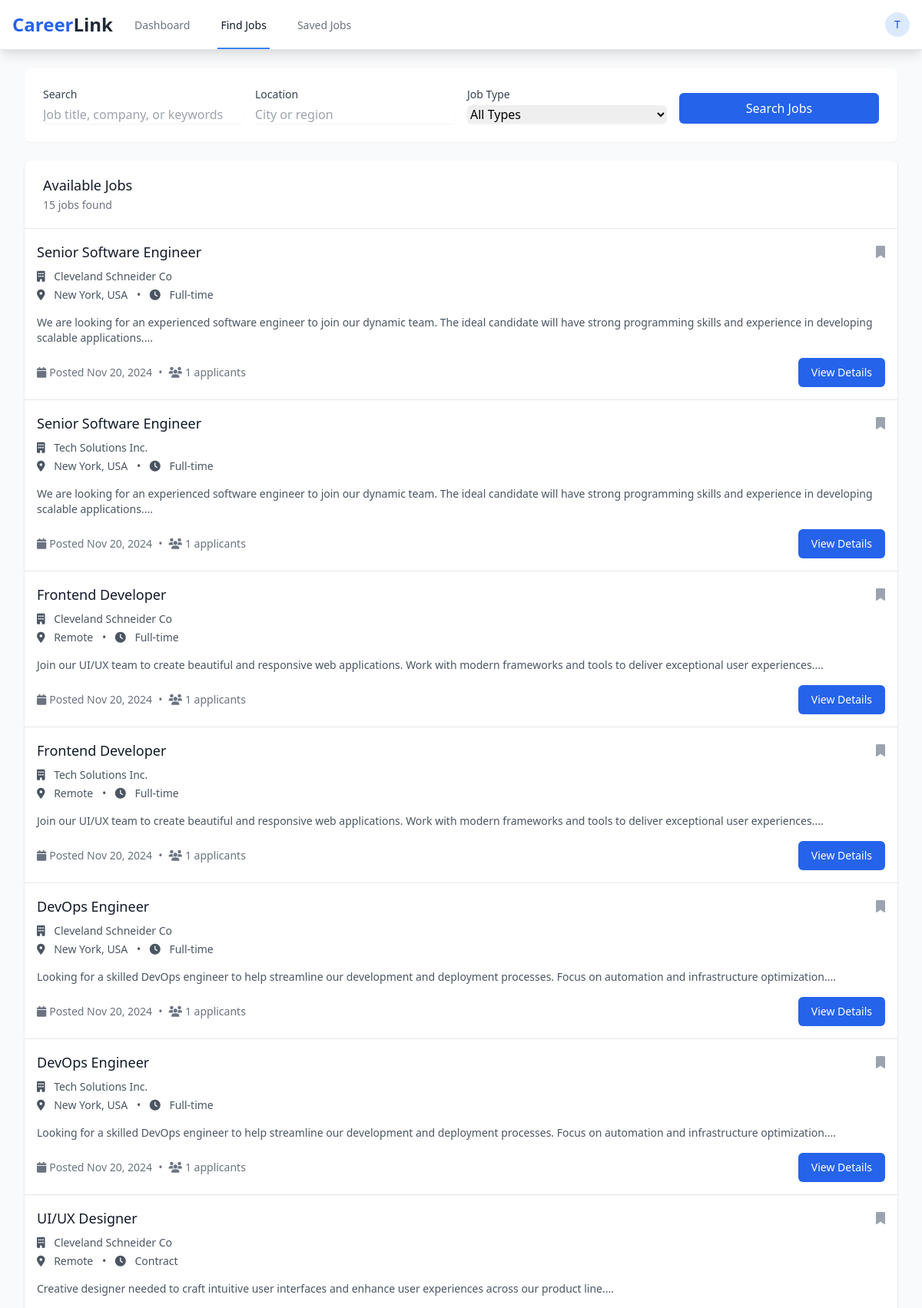
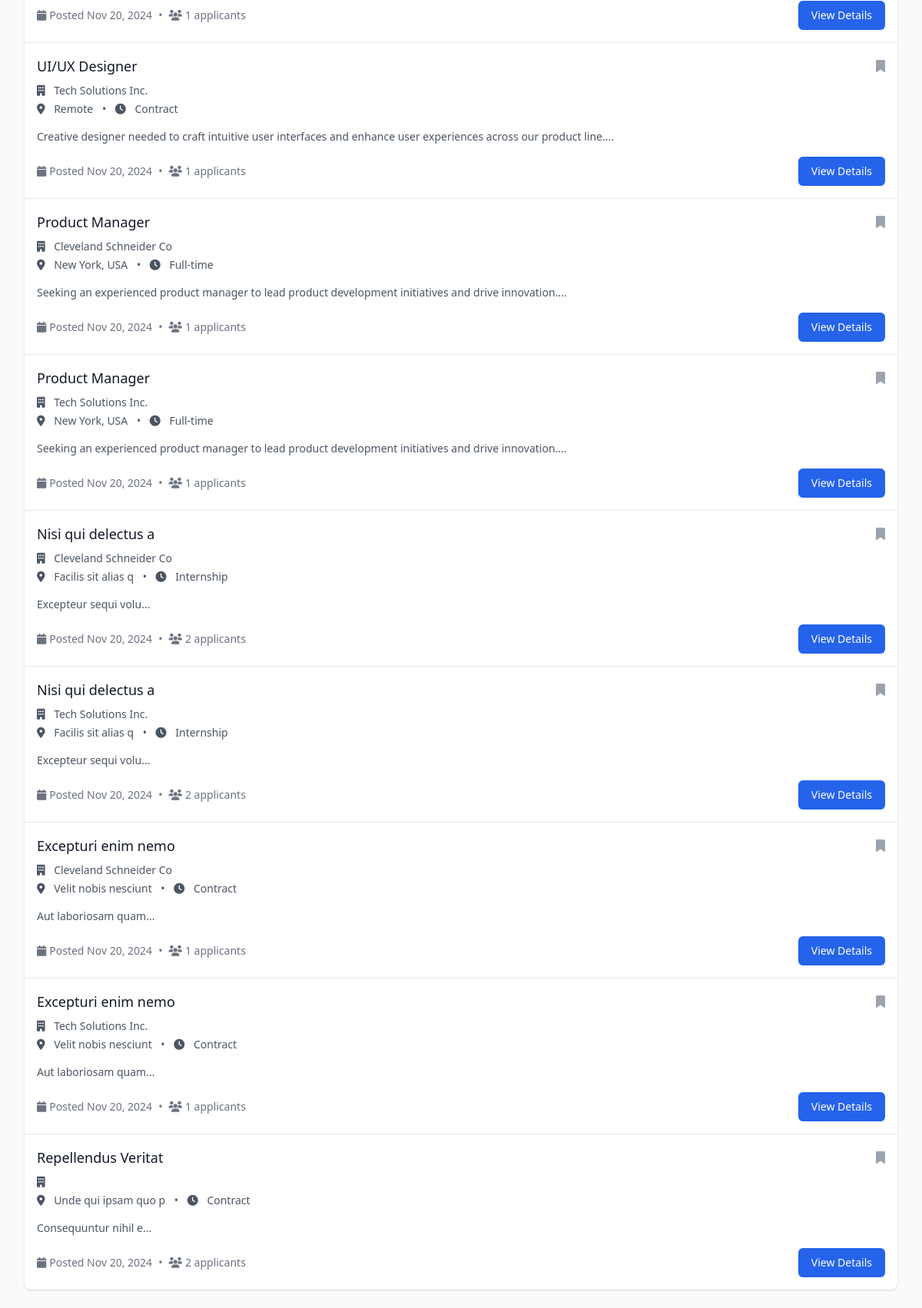
Page /search_jobs.php (signed in) on the committed database (2 pictures, top to bottom).
### tables this page shows
CREATE TABLE `jobs` (
  `id` int(11) NOT NULL,
  `employer_id` int(11) NOT NULL,
  `company_name` varchar(100) DEFAULT NULL,
  `title` varchar(255) NOT NULL,
  `description` text NOT NULL,
  `requirements` text DEFAULT NULL,
  `location` varchar(255) DEFAULT NULL,
  `job_type` enum('full-time','part-time','contract','internship') NOT NULL,
  `salary_range` varchar(100) DEFAULT NULL,
  `posted_date` timestamp NOT NULL DEFAULT current_timestamp(),
  `deadline_date` date DEFAULT NULL,
  `status` enum('active','closed','draft') DEFAULT 'active',
  `created_at` timestamp NOT NULL DEFAULT current_timestamp()
);

### search_jobs.php (the view, shortened to what this page needs)
<?php
$currentPage = "search_jobs";
require_once 'includes/header.php';
$db_host = 'localhost';
$db_user = 'root';
$db_pass = '';
$db_name = 'career_link';
$conn = mysqli_connect($db_host, $db_user, $db_pass, $db_name);
$query = "SELECT j.*,
          COALESCE(j.company_name, ep.company_name) as company_name,
          (SELECT COUNT(*) FROM job_applications WHERE job_id = j.id) as application_count,
          CASE WHEN sj.job_id IS NOT NULL THEN 1 ELSE 0 END as is_saved
          FROM jobs j
          LEFT JOIN employer_profiles ep ON j.employer_id = ep.user_id
          LEFT JOIN saved_jobs sj ON j.id = sj.job_id AND sj.jobseeker_id = ?
          WHERE j.status = 'active'
          ORDER BY j.posted_date DESC";
$stmt = mysqli_prepare($conn, $query);
mysqli_stmt_bind_param($stmt, "i", $_SESSION['user_id']);
mysqli_stmt_execute($stmt);
$jobs = mysqli_stmt_get_result($stmt);
?>
<div class="max-w-7xl mx-auto py-6 sm:px-6 lg:px-8">
    <div class="bg-white shadow-sm rounded-lg mb-6">
        <div class="px-4 py-5 sm:p-6">
            <form method="GET" class="grid grid-cols-1 gap-4 md:grid-cols-4">
                <div>
                    <label for="search" class="block text-sm font-medium text-gray-700">Search</label>
                    <input type="text" name="search" id="search"
                           class="mt-1 block w-full rounded-md border-gray-300 shadow-sm focus:border-blue-500 focus:ring-blue-500"
                           placeholder="Job title, company, or keywords">
                </div>
                <div>
                    <label for="location" class="block text-sm font-medium text-gray-700">Location</label>
                    <input type="text" name="location" id="location"
                           class="mt-1 block w-full rounded-md border-gray-300 shadow-sm focus:border-blue-500 focus:ring-blue-500"
                           placeholder="City or region">
                </div>
                <div>
                    <label for="job_type" class="block text-sm font-medium text-gray-700">Job Type</label>
                    <select name="job_type" id="job_type"
                            class="mt-1 block w-full rounded-md border-gray-300 shadow-sm focus:border-blue-500 focus:ring-blue-500">
                        <option value="">All Types</option>
                    </select>
                </div>
                <div class="flex items-end">
                    <button type="submit"
                            class="w-full bg-blue-600 text-white py-2 px-4 rounded-md hover:bg-blue-700 focus:outline-none focus:ring-2 focus:ring-blue-500 focus:ring-offset-2">
                        Search Jobs
                    </button>
                </div>
            </form>
        </div>
    </div>
    <div class="bg-white shadow overflow-hidden sm:rounded-lg">
        <div class="px-4 py-5 sm:px-6 border-b border-gray-200">
            <h3 class="text-lg leading-6 font-medium text-gray-900">
                Available Jobs
            </h3>
            <p class="mt-1 max-w-2xl text-sm text-gray-500">
                <?php echo mysqli_num_rows($jobs); ?> jobs found
            </p>
        </div>
        <div class="divide-y divide-gray-200">
            <?php while ($job = mysqli_fetch_assoc($jobs)): ?>
                <div class="p-4 hover:bg-gray-50 transition-colors duration-200">
                    <div class="flex justify-between items-start">
                        <div class="flex-1">
                            <div class="flex justify-between">
                                <h3 class="text-lg font-medium text-gray-900">
                                    <?php echo htmlspecialchars($job['title']); ?>
                                </h3>
                                <button onclick="toggleSaveJob(<?php echo $job['id']; ?>, <?php echo $job['is_saved']; ?>)"
                                        class="text-gray-400 hover:text-blue-500 save-job-btn"
                                        data-job-id="<?php echo $job['id']; ?>">
                                    <i class="fas fa-bookmark <?php echo $job['is_saved'] ? 'text-blue-500' : ''; ?>"></i>
                                </button>
                            </div>
                            <div class="mt-2">
                                <p class="text-sm text-gray-600">
                                    <i class="fas fa-building mr-2"></i>
                                    <?php echo htmlspecialchars($job['company_name']); ?>
                                </p>
                                <p class="text-sm text-gray-600 mt-1">
                                    <i class="fas fa-map-marker-alt mr-2"></i>
                                    <?php echo htmlspecialchars($job['location']); ?>
                                    <span class="mx-2">•</span>
                                    <i class="fas fa-clock mr-2"></i>
                                    <?php echo ucfirst($job['job_type']); ?>
                                </p>
                            </div>
                            <div class="mt-4">
                                <p class="text-sm text-gray-600 line-clamp-2">
                                    <?php echo htmlspecialchars(substr($job['description'], 0, 200)) . '...'; ?>
                                </p>
                            </div>
                            <div class="mt-4 flex items-center justify-between">
                                <div class="flex items-center text-sm text-gray-500">
                                    <i class="fas fa-calendar mr-1"></i>
                                    Posted <?php echo date('M d, Y', strtotime($job['posted_date'])); ?>
                                    <span class="mx-2">•</span>
                                    <i class="fas fa-users mr-1"></i>
                                    <?php echo $job['application_count']; ?> applicants
                                </div>
                                <a href="view_job.php?id=<?php echo $job['id']; ?>"
                                   class="inline-flex items-center px-4 py-2 border border-transparent text-sm font-medium rounded-md text-white bg-blue-600 hover:bg-blue-700">
                                    View Details
                                </a>
                            </div>
                        </div>
                    </div>
                </div>
            <?php endwhile; ?>
        </div>
    </div>
</div>

### includes/header.php (shortened to what this page needs)
<?php
$isLoggedIn = isset($_SESSION['user_id']);
$userType = $isLoggedIn ? $_SESSION['user_type'] : '';
?>
<!DOCTYPE html>
<html lang="en">
<head>
    <link href="https://cdn.jsdelivr.net/npm/tailwindcss@2.2.19/dist/tailwind.min.css" rel="stylesheet">
    <link rel="stylesheet" href="https://cdnjs.cloudflare.com/ajax/libs/font-awesome/6.4.2/css/all.min.css">
</head>
<body class="bg-gray-50">
    <nav class="bg-white shadow-lg border-b border-gray-200">
        <div class="max-w-7xl mx-auto px-4">
            <div class="flex justify-between h-16">
                <div class="flex">
                    <div class="flex-shrink-0 flex items-center">
                        <a href="<?php echo $isLoggedIn ? ($userType == 'employer' ? 'employer_dashboard.php' : 'jobseeker_dashboard.php') : 'index.php'; ?>"
                           class="text-2xl font-bold text-blue-600">
                            Career<span class="text-gray-800">Link</span>
                        </a>
                    </div>
                    <?php if ($isLoggedIn): ?>
                        <?php if ($userType == 'employer'): ?>
                            <div class="hidden sm:ml-6 sm:flex sm:space-x-8">
                                <a href="employer_dashboard.php"
                                   class="<?php echo $currentPage == 'dashboard' ? 'border-blue-500 text-gray-900' : 'border-transparent text-gray-500 hover:border-gray-300 hover:text-gray-700'; ?> inline-flex items-center px-1 pt-1 border-b-2 text-sm font-medium">
                                    Dashboard
                                </a>
                                <a href="post_job.php"
                                   class="<?php echo $currentPage == 'post_job' ? 'border-blue-500 text-gray-900' : 'border-transparent text-gray-500 hover:border-gray-300 hover:text-gray-700'; ?> inline-flex items-center px-1 pt-1 border-b-2 text-sm font-medium">
                                    Post a Job
                                </a>
                                <a href="manage_jobs.php"
                                   class="<?php echo $currentPage == 'manage_jobs' ? 'border-blue-500 text-gray-900' : 'border-transparent text-gray-500 hover:border-gray-300 hover:text-gray-700'; ?> inline-flex items-center px-1 pt-1 border-b-2 text-sm font-medium">
                                    Manage Jobs
                                </a>
                                <a href="employer_reports.php"
                                   class="<?php echo $currentPage == 'employer_reports' ? 'border-blue-500 text-gray-900' : 'border-transparent text-gray-500 hover:border-gray-300 hover:text-gray-700'; ?> inline-flex items-center px-1 pt-1 border-b-2 text-sm font-medium">
                                    Reports
                                </a>
                            </div>
                        <?php else: ?>
                            <div class="hidden sm:ml-6 sm:flex sm:space-x-8">
                                <a href="jobseeker_dashboard.php"
                                   class="<?php echo $currentPage == 'dashboard' ? 'border-blue-500 text-gray-900' : 'border-transparent text-gray-500 hover:border-gray-300 hover:text-gray-700'; ?> inline-flex items-center px-1 pt-1 border-b-2 text-sm font-medium">
                                    Dashboard
                                </a>
                                <a href="search_jobs.php"
                                   class="<?php echo $currentPage == 'search_jobs' ? 'border-blue-500 text-gray-900' : 'border-transparent text-gray-500 hover:border-gray-300 hover:text-gray-700'; ?> inline-flex items-center px-1 pt-1 border-b-2 text-sm font-medium">
                                    Find Jobs
                                </a>
                                <a href="saved_jobs.php"
                                   class="<?php echo $currentPage == 'saved_jobs' ? 'border-blue-500 text-gray-900' : 'border-transparent text-gray-500 hover:border-gray-300 hover:text-gray-700'; ?> inline-flex items-center px-1 pt-1 border-b-2 text-sm font-medium">
                                    Saved Jobs
                                </a>
                            </div>
                        <?php endif; ?>
                    <?php endif; ?>
                </div>
                <div class="flex items-center">
                    <?php if ($isLoggedIn): ?>
                        <div class="flex-shrink-0 relative ml-4 dropdown">
                            <button class="bg-white flex text-sm rounded-full focus:outline-none focus:ring-2 focus:ring-offset-2 focus:ring-blue-500" id="user-menu-button">
                                <div class="h-8 w-8 rounded-full bg-blue-100 flex items-center justify-center">
                                    <span class="text-blue-700 font-medium text-sm">
                                        <?php echo strtoupper(substr($_SESSION['username'], 0, 1)); ?>
                                    </span>
                                </div>
                            </button>
                        </div>
                    <?php else: ?>
                        <a href="login.php" class="text-gray-500 hover:text-gray-700 px-3 py-2 rounded-md text-sm font-medium">Login</a>
                        <a href="register.php" class="ml-4 px-4 py-2 border border-transparent rounded-md shadow-sm text-sm font-medium text-white bg-blue-600 hover:bg-blue-700">Sign up</a>
                    <?php endif; ?>
                </div>
            </div>
        </div>
    </nav>
</body>
</html>

### rows in the picture
jobs: title "Senior Software Engineer", company_name "Cleveland Schneider Co", location "New York, USA", job_type "Full-time", description "We are looking for an experienced software engineer to join our dynamic team. The ideal candidate will have strong programming skills and experience in developing scalable applications.", posted_date "Nov 20, 2024", application_count "1", company_name "Tech Solutions Inc."
jobs: title "Frontend Developer", company_name "Cleveland Schneider Co", location "Remote", job_type "Full-time", description "Join our UI/UX team to create beautiful and responsive web applications. Work with modern frameworks and tools to deliver exceptional user experiences.", posted_date "Nov 20, 2024", application_count "1", company_name "Tech Solutions Inc."
jobs: title "DevOps Engineer", company_name "Cleveland Schneider Co", location "New York, USA", job_type "Full-time", description "Looking for a skilled DevOps engineer to help streamline our development and deployment processes. Focus on automation and infrastructure optimization.", posted_date "Nov 20, 2024", application_count "1", company_name "Tech Solutions Inc."
jobs: title "UI/UX Designer", company_name "Cleveland Schneider Co", location "Remote", job_type "Contract", description "Creative designer needed to craft intuitive user interfaces and enhance user experiences across our product line.", posted_date "Nov 20, 2024", application_count "1", company_name "Tech Solutions Inc."
jobs: title "Product Manager", company_name "Cleveland Schneider Co", location "New York, USA", job_type "Full-time", description "Seeking an experienced product manager to lead product development initiatives and drive innovation.", posted_date "Nov 20, 2024", application_count "1", company_name "Tech Solutions Inc."
jobs: title "Nisi qui delectus a", company_name "Cleveland Schneider Co", location "Facilis sit alias q", job_type "Internship", description "Excepteur sequi volu", posted_date "Nov 20, 2024", application_count "2", company_name "Tech Solutions Inc."
jobs: title "Excepturi enim nemo", company_name "Cleveland Schneider Co", location "Velit nobis nesciunt", job_type "Contract", description "Aut laboriosam quam", posted_date "Nov 20, 2024", application_count "1", company_name "Tech Solutions Inc."
jobs: title "Repellendus Veritat", location "Unde qui ipsam quo p", job_type "Contract", description "Consequuntur nihil e", posted_date "Nov 20, 2024", application_count "2"

### other values in the picture
substr($_SESSION['username'], 0, 1) "T"
mysqli_num_rows($jobs) "15"
